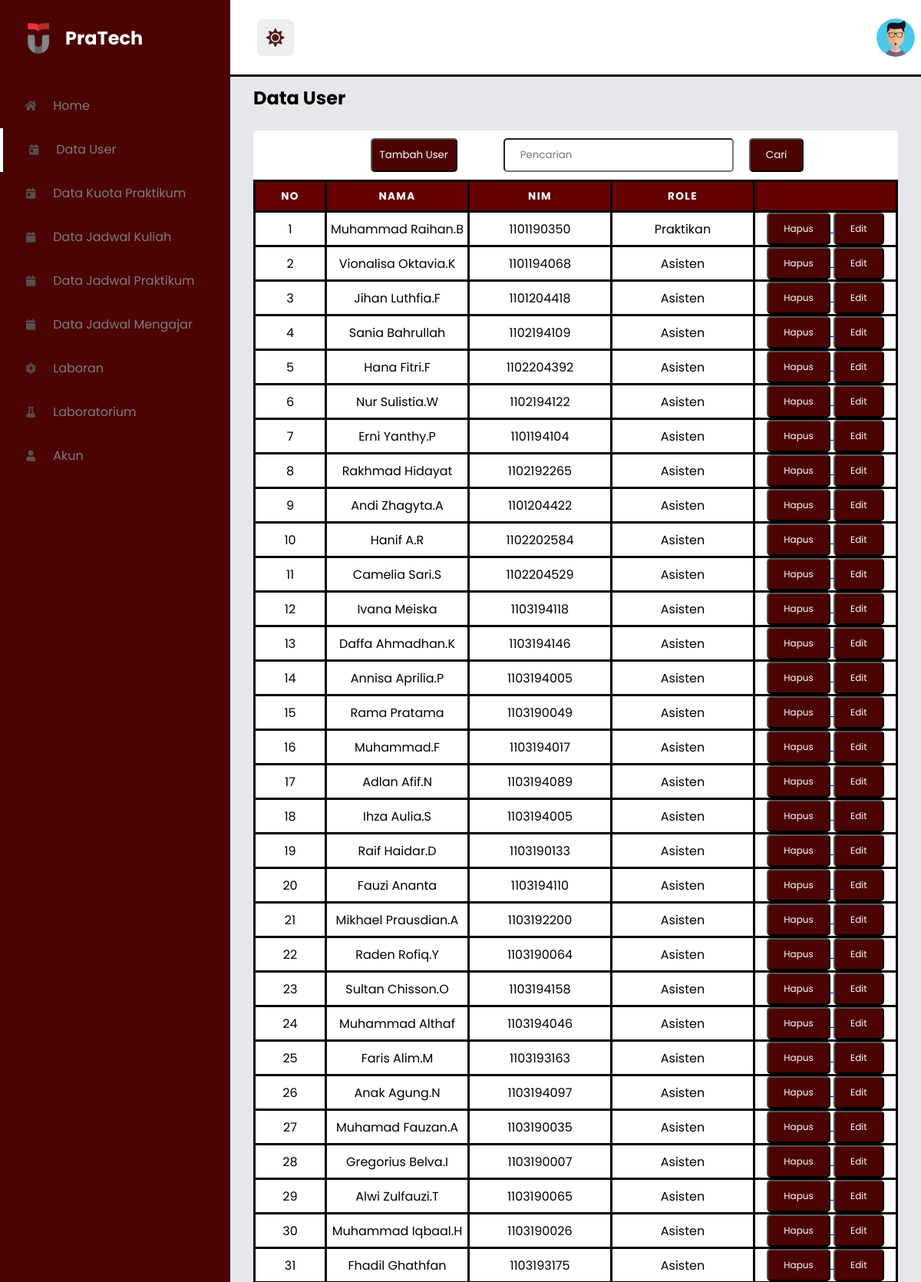
/html/admin/adminuser.php (signed in, upper part), run on the app's committed database.
### tables this page shows
CREATE TABLE `users` (
  `role` varchar(15) NOT NULL,
  `id_user` int(11) NOT NULL,
  `name` varchar(100) NOT NULL,
  `nim` int(10) NOT NULL,
  `pass` varchar(50) NOT NULL
);

### html/admin/adminuser.php (the view, shortened to what this page needs)
<!DOCTYPE html>
<html lang="en">
<head>
        <link rel="stylesheet" href="https://cdn.jsdelivr.net/npm/@fortawesome/fontawesome-free@5.15.3/css/all.min.css">
        <link rel="stylesheet" href="../../assets/style _admin.css">
</head>
    <body>
        <section id="menu">
            <div class="logo">
                <img src="../../image/telkom.png" alt="">
                <h2>PraTech </h2>
            </div>
            <div class="items">
                <li style="display: flex; align-items: center;">
                    <a  href="adminhome.php" style="text-decoration: none; flex: 1;">
                        <i class="fas fa-home"></i> Home
                    </a>
                </li>
                <li style="display: flex; align-items: center;">
                    <a href="adminuser.php" style="text-decoration: none; flex: 1;">
                        <i class="fas fa-calendar-day"></i> Data User
                    </a>
                </li>
                <li style="display: flex; align-items: center;">
                    <a href="adminprak.php" style="text-decoration: none; flex: 1;">
                        <i class="fas fa-calendar-day"></i> Data Kuota Praktikum
                    </a>
                </li>
                <li style="display: flex; align-items: center;">
                    <a href="adminjadwal_maha.php" style="text-decoration: none; flex: 1;">
                        <i class="fas fa-calendar"></i> Data Jadwal Kuliah
                    </a>
                </li>
                <li style="display: flex; align-items: center;">
                    <a href="adminpraktikan.php" style="text-decoration: none; flex: 1;">
                        <i class="fas fa-calendar"></i> Data Jadwal Praktikum
                    </a>
                </li>
                <li style="display: flex; align-items: center;">
                    <a href="adminassis.php" style="text-decoration: none; flex: 1;">
                        <i class="fas fa-calendar"></i> Data Jadwal Mengajar
                    </a>
                </li>
                <li style="display: flex; align-items: center;">
                    <a href="laboran.php" style="text-decoration: none; flex: 1;">
                        <i class="fas fa-atom"></i> Laboran
                    </a>
                </li>
                <li style="display: flex; align-items: center;">
                    <a href="larobatorium.php" style="text-decoration: none; flex: 1;">
                        <i class="fas fa-flask"></i> Laboratorium
                    </a>
                </li>
                <li style="display: flex; align-items: center;">
                    <a href="akun.php" style="text-decoration: none; flex: 1;">
                        <i class="fas fa-user"></i> Akun
                    </a>
                </li>
            </div>
        </section>
        <section id="interface">
            <div class="navigation">
                <div class="n1">
                    <i id="dark-mode-toggle" class="fas fa-sun"></i>
                </div>
                <div class="profile">
                    <img src="../../image/pic-6.jpg" class="user-pic" onclick="toggleMenu()">
                </div>
            </div>
            <p class="i-name">Data User</p>
            <div class="status">
                <div class="container">
                  <div style="display:flex; margin-left: 30px;">
                    <div>
                    	<a href="tambah_user.php"><button class="shift">Tambah User</button></a>
                    </div>
                    <form id="search-form" style="display: flex;">
                          <input class="pencarian"type="text" id="search-input" placeholder="Pencarian ">
                          <button type="submit" class="cari">Cari</button>
                    </form>
                  </div>
                    <table class="schedule-table table table-bordered table-responsive-md" id="search-results">
                      <thead>
                          <tr>
                                <th scope="col">NO</th>
                                <th scope="col"colspan="2">Nama</th>
                                <th scope="col"colspan='2'>nim</th>
                                <th scope="col"colspan='2'>role</th>
                                <th scope="col"colspan='2'></th>
                          </tr>
                      </thead>
                      <tbody class="table-light align-items-center">
                      <?php
                        include "../../php/db_connect.php";
                        $no = 1;
                        $ambildata = mysqli_query($conn, "SELECT * FROM users");
                        while ($tampil = mysqli_fetch_array($ambildata)) {
                            $role = '';
                            switch ($tampil['role']) {
                                case 'praktikan':
                                    $role = 'Praktikan';
                                    break;
                                case 'asisten':
                                    $role = 'Asisten';
                                    break;
                                case 'admin':
                                    $role = 'Admin';
                                    break;
                            }
                            $nameArray = explode(' ', $tampil['name']);
                            $firstName = $nameArray[0];
                            $middleName = $nameArray[1] ?? '';
                            $lastName = $nameArray[2] ?? '';
                        echo "
                            <tr>
                                <td>$no</td>
                                <td colspan='2'>";
                                if ($middleName !== '' && $lastName !== '') {
                                    $lastNameInitial = substr($lastName, 0, 1);
                                    echo $firstName . ' ' . $middleName . '.' . $lastNameInitial;
                                } elseif ($middleName !== '') {
                                    echo $firstName . ' ' . $middleName;
                                } else {
                                    echo $firstName;
                                }
                                echo"</td>
                                <td colspan='2'>$tampil[nim]</td>
                                <td colspan='2'>$role</td>
                                <td scope='row' colspan='2'>
                                    <a href='?kode=$tampil[id_user]&confirm=yes' onclick='return confirmDelete()'>
                                        <button type='button' class='hapus'>Hapus</button>
                                    </a>
                                    <a href='edit_user.php?kode=$tampil[id_user]'>
                                    <button type='button' class='edit'>Edit</button>
                                    </a>
                                </td>
                            </tr>
                        ";
                        $no++;
                        }
                        ?>
                      </tbody>
                    </table>
                </div>
            </div>
        </section>
    </body>
</html>

### assets/style _admin.css (style rules this page uses)
:root { --background-color: #E5E7EB; --text-color: #000; --menu-color: #4b0303; --menu-hover-color: #350404; --menu-icon-color: #554f4f; --menu-active-color: #f3f4f6; --navigation-background: #fff; --navigation-border: #000000; --navigation-text: #000000; --i-name:#000000; }
* { margin: 0; padding: 0; box-sizing: border-box; font-family: 'Poppins', sans-serif; }
body { width: 100%; background: var(--background-color); position: relative; display: flex; }
#menu { background-color: var(--menu-color); width: 300px; height: 100%; position: fixed; top: 0; left: 0; }
#menu .logo { display: flex; align-items: center; color: #fff; padding: 30px 0 0 30px; }
#menu .logo img { width: 40px; margin-right: 15px; }
#menu .items { margin-top: 40px; }
#menu .items li { list-style: none; padding: 13.5px 0; transition: 0.3s ease; }
#menu .items li.active { border-left: 4px solid #ffffff; }
#menu .items li i { color: var(--menu-icon-color); width: 30px; height: 30px; line-height: 30px; text-align: center; font-size: 14px; margin: 0 10px 0 25px; }
#menu .items li a { text-decoration: none; color: rgb(125, 124, 124); font-weight: 300px; transition: 0.3s ease; }
#interface { width: calc(100% - 100px); margin-left: 300px; position: relative; }
#interface .navigation { display: flex; align-items: center; justify-content: space-between; background: var(--navigation-background); padding: 10px 30px; border-bottom: 3px solid var(--navigation-border); height: 100px; position: fixed; width: calc(86% - 100px); }
#interface .navigation .n1 { display: flex; justify-content: flex-end; align-items: center; }
#interface .navigation .n1 i { font-size: 1.5rem; color: #52171c; background-color: #eee; border-radius: 0.5rem; height: 3rem; width: 3rem; line-height: 3rem; cursor: pointer; text-align: center; margin-left: 0.3rem; margin-right: 0.7rem; }
#interface .navigation .profile { display: flex; justify-content: flex-start; align-items: center; margin-right: 10px; }
#interface .navigation .profile img { width: 50px; height: 50px; object-fit: cover; border-radius: 50%; filter: brightness(1); }
.i-name { color: var(--i-name); padding: 10px 10px 10px 30px; font-size: 24px; font-weight: 700; margin-top: 100px; }
.container { background-color: #ffffff; color: #000; display: flex; justify-content: center; align-items: center; margin-top: 10px; height: auto; flex-direction:column; border: #fff; border-radius:5px; margin: 15px 30px 15px 30px; }
.shift { margin:10px 50px 10px 10px; background-color: #4b0303; width: auto; color: white; padding: 10px 10px; border-radius: 5px; cursor: pointer; }
.cari { margin:10px 10px 10px 10px; background-color: #4b0303; width: auto; color: white; padding: 10px 20px; border-radius: 5px; cursor: pointer; }
.hapus { background-color: #4b0303; width: auto; color: white; padding: 10px 20px; border-radius: 5px; cursor: pointer; font-size: 12px; }
.edit { background-color: #4b0303; width: auto; color: white; padding: 10px 20px; border-radius: 5px; cursor: pointer; font-size: 12px; }
.pencarian { margin:10px 10px 10px 10px; width: 300px; padding: 10px 20px; border-radius: 5px; }
.schedule-table { border-collapse: collapse; margin: 0; padding: 0 100px 0 100px; width: 100%; table-layout: fixed; }
.schedule-table thead tr { background-color: #650303; color: #fff; font-weight: bold; }
.schedule-table th, .schedule-table td { height: 40px; text-align: center; border: 3px solid rgb(0, 0, 0); text-overflow:initial; overflow: hidden; }
.schedule-table th { font-size: .85em; letter-spacing: .1em; text-transform: uppercase; }

### data on the page
users: name "Muhammad", name "Raihan", name "B", nim "1101190350", role "Praktikan"
users: name "Vionalisa", name "Oktavia", name "K", nim "1101194068", role "Asisten"
users: name "Jihan", name "Luthfia", name "F", nim "1101204418", role "Asisten"
users: name "Sania", name "Bahrullah", nim "1102194109", role "Asisten"
users: name "Hana", name "Fitri", name "F", nim "1102204392", role "Asisten"
users: name "Nur", name "Sulistia", name "W", nim "1102194122", role "Asisten"
users: name "Erni", name "Yanthy", name "P", nim "1101194104", role "Asisten"
users: name "Rakhmad", name "Hidayat", nim "1102192265", role "Asisten"
users: name "Andi", name "Zhagyta", name "A", nim "1101204422", role "Asisten"
users: name "Hanif", name "A", name "R", nim "1102202584", role "Asisten"
users: name "Camelia", name "Sari", name "S", nim "1102204529", role "Asisten"
users: name "Ivana", name "Meiska", nim "1103194118", role "Asisten"
users: name "Daffa", name "Ahmadhan", name "K", nim "1103194146", role "Asisten"
users: name "Annisa", name "Aprilia", name "P", nim "1103194005", role "Asisten"
users: name "Rama", name "Pratama", nim "1103190049", role "Asisten"
users: name "Muhammad", name "F", nim "1103194017", role "Asisten"
users: name "Adlan", name "Afif", name "N", nim "1103194089", role "Asisten"
users: name "Ihza", name "Aulia", name "S", nim "1103194005", role "Asisten"
users: name "Raif", name "Haidar", name "D", nim "1103190133", role "Asisten"
users: name "Fauzi", name "Ananta", nim "1103194110", role "Asisten"
users: name "Mikhael", name "Prausdian", name "A", nim "1103192200", role "Asisten"
users: name "Raden", name "Rofiq", name "Y", nim "1103190064", role "Asisten"
users: name "Sultan", name "Chisson", name "O", nim "1103194158", role "Asisten"
users: name "Muhammad", name "Althaf", nim "1103194046", role "Asisten"
users: name "Faris", name "Alim", name "M", nim "1103193163", role "Asisten"
users: name "Anak", name "Agung", name "N", nim "1103194097", role "Asisten"
users: name "Muhamad", name "Fauzan", name "A", nim "1103190035", role "Asisten"
users: name "Gregorius", name "Belva", name "I", nim "1103190007", role "Asisten"
users: name "Alwi", name "Zulfauzi", name "T", nim "1103190065", role "Asisten"
users: name "Muhammad", name "Iqbaal", name "H", nim "1103190026", role "Asisten"
users: name "Fhadil", name "Ghathfan", nim "1103193175", role "Asisten"
